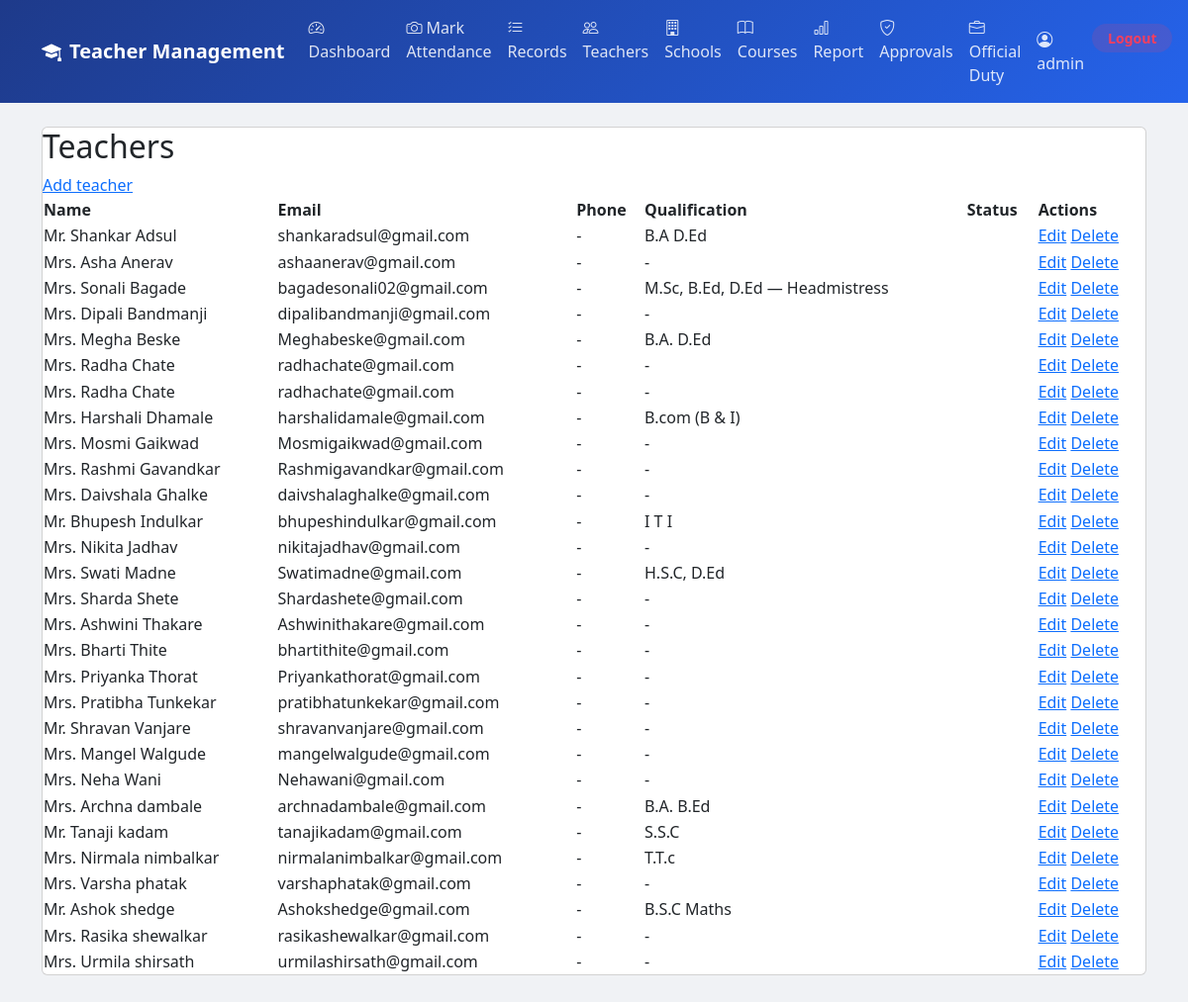
/teachers/ (signed in), run on the app's committed database.
### management/models.py (models this page shows, shortened)
class Teacher(models.Model):
    user = models.OneToOneField(User, on_delete=models.CASCADE, null=True, blank=True, related_name='teacher_profile')
    first_name = models.CharField(max_length=120)
    last_name = models.CharField(max_length=120)
    email = models.EmailField(blank=True)
    phone = models.CharField(max_length=80, blank=True)
    qualification = models.CharField(max_length=200, blank=True)
    notes = models.TextField(blank=True)
    active = models.BooleanField(default=True)
    school = models.ForeignKey(School, on_delete=models.SET_NULL, null=True, blank=True, related_name='teachers')
    class Meta:
        ordering = ["last_name", "first_name"]
    @property
    def full_name(self):
        return f"{self.first_name} {self.last_name}"

### management/views.py (the view)
# urls.py: path("teachers/", views.teacher_list, name="teacher_list"),
def teacher_list(request):
    teachers = Teacher.objects.all()
    return render(request, "management/teacher_list.html", {"teachers": teachers})

### templates/management/teacher_list.html (shortened to what this page needs)
{% extends "management/base.html" %}
{% block content %}
<section class="card">
    <div class="section-header">
        <h2>Teachers</h2>
        <a class="button" href="{% url 'teacher_create' %}">Add teacher</a>
    </div>
    {% if teachers %}
        <table>
            <thead>
                <tr>
                    <th>Name</th>
                    <th>Email</th>
                    <th>Phone</th>
                    <th>Qualification</th>
                    <th>Status</th>
                    <th class="right">Actions</th>
                </tr>
            </thead>
            <tbody>
                {% for teacher in teachers %}
                    <tr>
                        <td>{{ teacher.full_name }}</td>
                        <td>{{ teacher.email|default:"-" }}</td>
                        <td>{{ teacher.phone|default:"-" }}</td>
                        <td>{{ teacher.qualification|default:"-" }}</td>
                        <td>
                            {% if teacher.active %}
                                <span class="badge ok">Active</span>
                            {% else %}
                                <span class="badge muted">Inactive</span>
                            {% endif %}
                        </td>
                        <td class="right">
                            <a href="{% url 'teacher_update' teacher.id %}">Edit</a>
                            <a class="danger" href="{% url 'teacher_delete' teacher.id %}">Delete</a>
                        </td>
                    </tr>
                {% endfor %}
            </tbody>
        </table>
    {% else %}
        <p>No teachers created yet.</p>
    {% endif %}
</section>
{% endblock %}

### templates/management/base.html (shortened to what this page needs)
{% load static %}
<!DOCTYPE html>
<html lang="en">
<head>
    <link href="https://cdn.jsdelivr.net/npm/bootstrap@5.3.3/dist/css/bootstrap.min.css" rel="stylesheet">
    <link href="https://cdn.jsdelivr.net/npm/bootstrap-icons@1.11.3/font/bootstrap-icons.css" rel="stylesheet">
</head>
<body>
    <nav class="navbar navbar-expand-lg navbar-dark navbar-custom mb-4">
        <div class="container">
            <a class="navbar-brand fw-bold" href="{% url 'dashboard' %}">
                <i class="bi bi-mortarboard-fill me-2"></i>Teacher Management
            </a>
            <div class="collapse navbar-collapse" id="navbarNav">
                <ul class="navbar-nav me-auto">
                    <li class="nav-item"><a class="nav-link" href="{% url 'dashboard' %}"><i class="bi bi-speedometer2 me-1"></i>Dashboard</a></li>
                    {% if user.is_authenticated %}
                    <li class="nav-item"><a class="nav-link" href="{% url 'attendance_mark' %}"><i class="bi bi-camera me-1"></i>Mark Attendance</a></li>
                    <li class="nav-item"><a class="nav-link" href="{% url 'attendance_list' %}"><i class="bi bi-list-check me-1"></i>Records</a></li>
                    <li class="nav-item"><a class="nav-link" href="{% url 'teacher_list' %}"><i class="bi bi-people me-1"></i>Teachers</a></li>
                    <li class="nav-item"><a class="nav-link" href="{% url 'school_list' %}"><i class="bi bi-building me-1"></i>Schools</a></li>
                    <li class="nav-item"><a class="nav-link" href="{% url 'course_list' %}"><i class="bi bi-book me-1"></i>Courses</a></li>
                    <li class="nav-item"><a class="nav-link" href="{% url 'attendance_report' %}"><i class="bi bi-bar-chart me-1"></i>Report</a></li>
                    {% if user.is_staff %}
                    <li class="nav-item"><a class="nav-link" href="{% url 'admin_pending_requests' %}"><i class="bi bi-shield-check me-1"></i>Approvals</a></li>
                    <li class="nav-item"><a class="nav-link" href="{% url 'official_duty_requests' %}"><i class="bi bi-briefcase me-1"></i>Official Duty</a></li>
                    {% endif %}
                    {% endif %}
                </ul>
                <ul class="navbar-nav">
                    {% if user.is_authenticated %}
                    <li class="nav-item"><span class="nav-link text-white-50"><i class="bi bi-person-circle me-1"></i>{{ user.username }}</span></li>
                    <li class="nav-item">
                        <form action="{% url 'logout' %}" method="post" class="d-inline">
                            <button type="submit" class="btn btn-sm btn-logout rounded-pill px-3 mt-1">Logout</button>
                        </form>
                    </li>
                    {% else %}
                    <li class="nav-item"><a class="nav-link" href="{% url 'login' %}"><i class="bi bi-box-arrow-in-right me-1"></i>Login</a></li>
                    {% endif %}
                </ul>
            </div>
        </div>
    </nav>
    <main class="container pb-5">
        {% block content %}{% endblock %}
    </main>
</body>
</html>

### templates/management/base.html (style rules this page uses)
body { background: #f0f2f5; font-family: 'Segoe UI', system-ui, -apple-system, sans-serif; }
.navbar-custom { background: linear-gradient(135deg, #1e3a8a 0%, #2563eb 100%); }
.navbar-custom .nav-link { color: rgba(255,255,255,0.85) !important; font-weight: 500; transition: color 0.2s; }
.navbar-custom .btn-logout { background: rgba(244,63,94,0.15); color: #f43f5e; border: none; font-weight: 700; }

### data on the page
Teacher: full_name "Mr. Shankar Adsul", email "shankaradsul@gmail.com", phone "-", qualification "B.A D.Ed"
Teacher: full_name "Mrs. Asha Anerav", email "ashaanerav@gmail.com", phone "-", qualification "-"
Teacher: full_name "Mrs. Sonali Bagade", email "bagadesonali02@gmail.com", phone "-", qualification "M.Sc, B.Ed, D.Ed — Headmistress"
Teacher: full_name "Mrs. Dipali Bandmanji", email "dipalibandmanji@gmail.com", phone "-", qualification "-"
Teacher: full_name "Mrs. Megha Beske", email "Meghabeske@gmail.com", phone "-", qualification "B.A. D.Ed"
Teacher: full_name "Mrs. Radha Chate", email "radhachate@gmail.com", phone "-", qualification "-"
Teacher: full_name "Mrs. Radha Chate", email "radhachate@gmail.com", phone "-", qualification "-"
Teacher: full_name "Mrs. Harshali Dhamale", email "harshalidamale@gmail.com", phone "-", qualification "B.com (B & I)"
Teacher: full_name "Mrs. Mosmi Gaikwad", email "Mosmigaikwad@gmail.com", phone "-", qualification "-"
Teacher: full_name "Mrs. Rashmi Gavandkar", email "Rashmigavandkar@gmail.com", phone "-", qualification "-"
Teacher: full_name "Mrs. Daivshala Ghalke", email "daivshalaghalke@gmail.com", phone "-", qualification "-"
Teacher: full_name "Mr. Bhupesh Indulkar", email "bhupeshindulkar@gmail.com", phone "-", qualification "I T I"
Teacher: full_name "Mrs. Nikita Jadhav", email "nikitajadhav@gmail.com", phone "-", qualification "-"
Teacher: full_name "Mrs. Swati Madne", email "Swatimadne@gmail.com", phone "-", qualification "H.S.C, D.Ed"
Teacher: full_name "Mrs. Sharda Shete", email "Shardashete@gmail.com", phone "-", qualification "-"
Teacher: full_name "Mrs. Ashwini Thakare", email "Ashwinithakare@gmail.com", phone "-", qualification "-"
Teacher: full_name "Mrs. Bharti Thite", email "bhartithite@gmail.com", phone "-", qualification "-"
Teacher: full_name "Mrs. Priyanka Thorat", email "Priyankathorat@gmail.com", phone "-", qualification "-"
Teacher: full_name "Mrs. Pratibha Tunkekar", email "pratibhatunkekar@gmail.com", phone "-", qualification "-"
Teacher: full_name "Mr. Shravan Vanjare", email "shravanvanjare@gmail.com", phone "-", qualification "-"
Teacher: full_name "Mrs. Mangel Walgude", email "mangelwalgude@gmail.com", phone "-", qualification "-"
Teacher: full_name "Mrs. Neha Wani", email "Nehawani@gmail.com", phone "-", qualification "-"
Teacher: full_name "Mrs. Archna dambale", email "archnadambale@gmail.com", phone "-", qualification "B.A. B.Ed"
Teacher: full_name "Mr. Tanaji kadam", email "tanajikadam@gmail.com", phone "-", qualification "S.S.C"
Teacher: full_name "Mrs. Nirmala nimbalkar", email "nirmalanimbalkar@gmail.com", phone "-", qualification "T.T.c"
Teacher: full_name "Mrs. Varsha phatak", email "varshaphatak@gmail.com", phone "-", qualification "-"
Teacher: full_name "Mr. Ashok shedge", email "Ashokshedge@gmail.com", phone "-", qualification "B.S.C Maths"
Teacher: full_name "Mrs. Rasika shewalkar", email "rasikashewalkar@gmail.com", phone "-", qualification "-"
Teacher: full_name "Mrs. Urmila shirsath", email "urmilashirsath@gmail.com", phone "-", qualification "-"

### other printed values
{{ user.username }} "admin"
